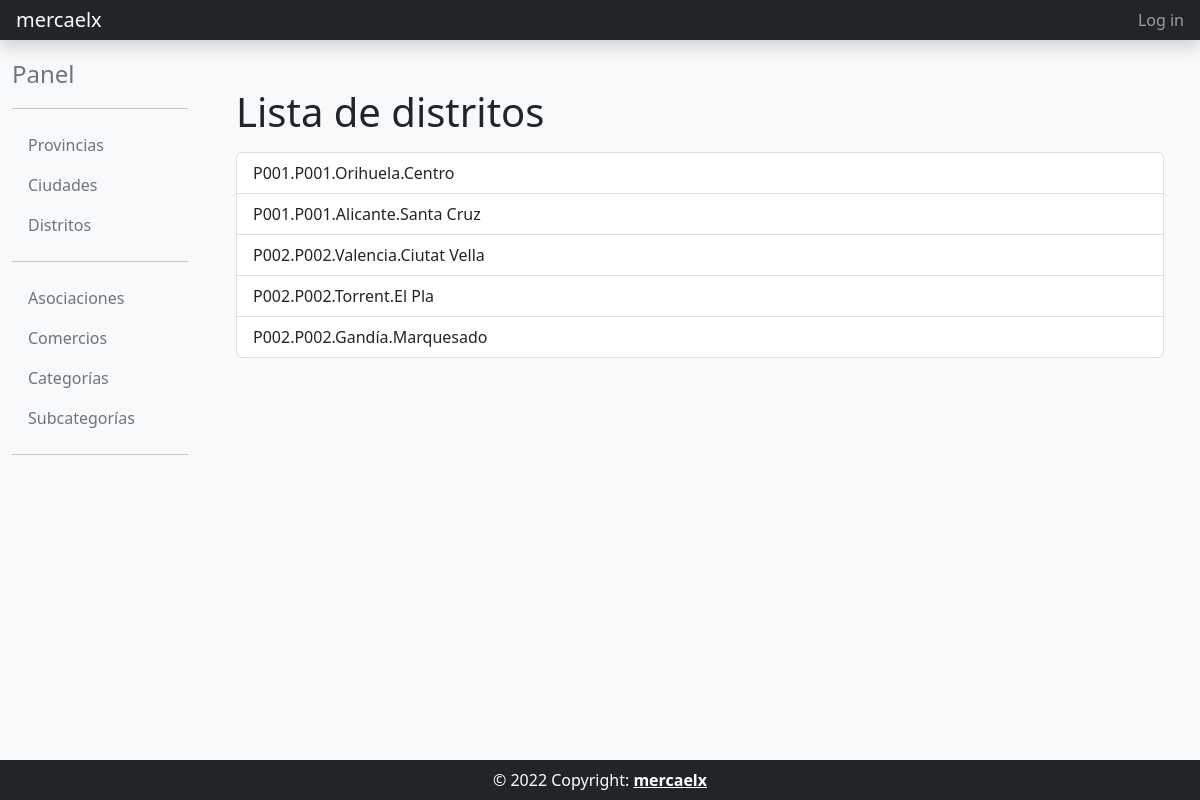
Before: /distrito_list/ with the older database file.
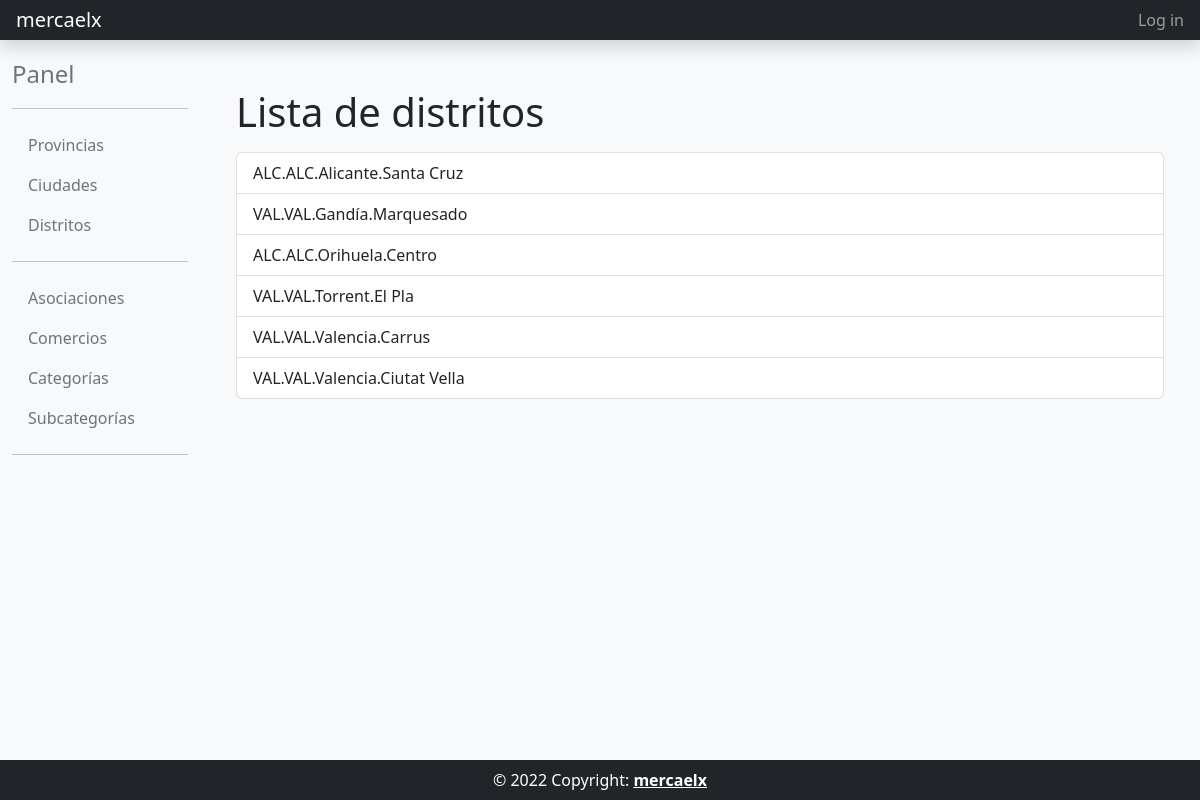
After: the same page with the newer database file.
### core/models.py (models this page shows, shortened)
class Distrito(models.Model):
    ciudad = models.ForeignKey(Ciudad, on_delete=models.PROTECT)
    nombre = models.CharField(max_length=256)
    def __str__(self):
        return f"{self.ciudad.provincia.codigo}.{str(self.ciudad)}.{self.nombre[:100]}"
    class Meta:
        verbose_name = 'Distrito'
        verbose_name_plural = 'Distritos'
        unique_together = ('ciudad', 'nombre')
        ordering = ['ciudad__codigo', 'nombre']

class Ciudad(models.Model):
    codigo = models.CharField(max_length=10, unique=True)
    nombre = models.CharField(max_length=256, unique=True)
    provincia = models.ForeignKey(Provincia, on_delete=models.PROTECT)
    def __str__(self):
        return f"{self.provincia.codigo}.{self.nombre[:100]}"
    class Meta:
        verbose_name = 'Ciudad'
        verbose_name_plural = 'Ciudades'
        ordering = ['nombre']

class Provincia(models.Model):
    codigo = models.CharField(max_length=10, unique=True)
    nombre = models.CharField(max_length=255, unique=True)
    class Meta:
        verbose_name = 'Provincia' # Nombre en singular
        verbose_name_plural = 'Provincias' # Nombre en plural
        ordering = ['nombre'] # Ordenar por nombre

### core/views.py (the view)
# urls.py: path('distrito_list/', core_views.DistritoListView.as_view(), name='distrito_list'),
class DistritoListView(ListView):
    model = Distrito
    template_name = 'core/distrito_list.html'

### templates/core/distrito_list.html
{% extends "common/base_intranet.html" %}
{% block main_content %}
<div class="container">
    <h1>Lista de distritos</h1>
    <ul class="list-group mt-3 ">
    {% for distrito in object_list %}
        <a href="{% url 'distrito_detail' distrito.id %}" class="list-group-item list-group-item-action">{{ distrito}}</a>
    {% empty %}
        <p>No existen distritos.</p>
    {% endfor %}
    </ul>
</div>
{% endblock main_content %}

### templates/common/base_intranet.html (shortened to what this page needs)
{% extends "common/base.html" %}
{% block content %}
<div class="container-fluid mb-auto">
  <div class="row">
    {% block app-body %}
        {% block slideout %}
            {% include 'common/slideout_intranet.html' %}
        {% endblock slideout %}
        {% block main %}
        <main class="col-md-9 ms-sm-auto col-lg-10 px-md-4 mt-5">
                {% block main_content %}
                {% endblock main_content %}
        </main>
        {% endblock main %}
    {% endblock app-body %}
  </div>
</div>
{% endblock content %}

### templates/common/base.html (shortened to what this page needs)
<html>
<head>
    <link rel="stylesheet" href="https://cdn.jsdelivr.net/npm/bootstrap@5.2.0/dist/css/bootstrap.min.css">
    <link rel="stylesheet" href="https://cdnjs.cloudflare.com/ajax/libs/font-awesome/6.2.0/css/all.min.css" />
</head>
<body class="d-flex flex-column h-100 bg-light">
{% block header %}
    {% include "common/header_website.html" %}
{% endblock header %}
{% block content %}
{% endblock content %}
{% block footer %}
  {% include "common/footer_website.html" %}
{% endblock footer %}
</body>
</html>

### templates/common/header_website.html (shortened to what this page needs)
<header class="navbar navbar-dark sticky-top bg-dark flex-md-nowrap p-0 shadow">
  <a class="navbar-brand col-md-3 col-lg-2 px-3 ml-5" href="{% url 'home' %}">mercaelx</a>
  <div class="navbar-nav">
    <div class="nav-item text-nowrap">
      <a class="nav-link px-3" href="#">Log in</a>
    </div>
  </div>
</header>

### templates/common/slideout_intranet.html
    <nav id="sidebarMenu" class="col-md-3 col-lg-2 d-md-block sidebar collapse">
      <div class="position-sticky pt-3">
        <a href="{% url 'panel' %}" class="nav-link" aria-current="page">
          <span class="text-secondary fs-4">Panel</span>
        </a>
        <hr>
        <ul class="nav flex-column">
          <li class="nav-item">
            <a href="{% url 'provincia_list' %}" class="nav-link" aria-current="page">
              <span class="text-secondary">Provincias</span>
            </a>
          </li>
          <li>
            <a href="{% url 'ciudad_list' %}" class="nav-link">
              <span class="text-secondary">Ciudades</span>
            </a>
          </li>
          <li>
            <a href="{% url 'distrito_list' %}" class="nav-link">
              <span class="text-secondary">Distritos</span>
            </a>
          </li>
          <hr>
          <li>
            <a href="{% url 'asociacion_list' %}" class="nav-link">
              <span class="text-secondary">Asociaciones</span>
            </a>
          </li>
          <li>
            <a href="{% url 'comercio_list' %}" class="nav-link">
              <span class="text-secondary">Comercios</span>
            </a>
          </li>
          <li>
            <a href="{% url 'categoria_list' %}" class="nav-link">
              <span class="text-secondary">Categorías</span>
            </a>
          </li>
          <li>
            <a href="{% url 'subcategoria_list' %}" class="nav-link">
              <span class="text-secondary">Subcategorías</span>
            </a>
          </li>
          <hr>    </ul>
      </div>
    </nav>

### templates/common/footer_website.html
<footer class="text-center text-lg-start bg-light text-muted bg-dark p-0" id="footer">
  <div class="text-center p-2 text-white">
    © 2022 Copyright:
    <a class="text-reset fw-bold" href="#">mercaelx</a>
  </div>
</footer>

Changed rows visible on the page:
changed through a linked row, Distrito: ciudad+nombre "P001.P001.Alicante.Santa Cruz" → "ALC.ALC.Alicante.Santa Cruz"; moves up the list
added Distrito: ciudad+nombre "VAL.VAL.Gandía.Marquesado"
changed through a linked row, Distrito: ciudad+nombre "P001.P001.Orihuela.Centro" → "ALC.ALC.Orihuela.Centro"
changed Distrito: ciudad+nombre "P002.P002.Gandía.Marquesado" → "VAL.VAL.Torrent.El Pla"; moves up the list
changed Distrito: ciudad+nombre "P002.P002.Torrent.El Pla" → "VAL.VAL.Valencia.Carrus"; moves down the list
changed through a linked row, Distrito: ciudad+nombre "P002.P002.Valencia.Ciutat Vella" → "VAL.VAL.Valencia.Ciutat Vella"
